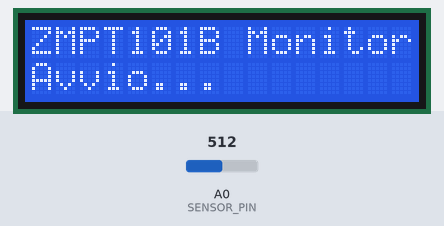
The sketch below on a simulated Arduino Uno, built with avr-gcc and run on an emulated ATmega328P. Parts: 16×2 character LCD. Inputs (shaded band) come from the test bench; at power-on: A0 (SENSOR_PIN) = 512. What the sketch prints to the serial monitor is not drawn.

Above: at 0.1 s.
At 1.3 s:
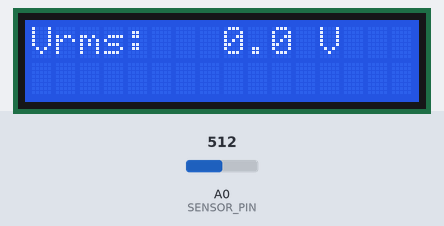

The sketch:

Misuratore_VRete_LCD.ino
```cpp
/*
  ZMPT101B - Misura tensione RMS di rete (demo, Serial Plotter + LCD)
  ------------------------------------------------
  Il modulo ZMPT101B e' un trasduttore di tensione isolato (trasformatore
  di precisione, rapporto 1000:1000) che riporta la sinusoide di rete
  (tipicamente 80-250V AC) a un segnale piccolo e sicuro, centrato a
  Vcc/2, leggibile da un ingresso analogico.

  Collegamenti:
    - Blocco morsetti (lato primario) -> Fase (L) e Neutro (N) di rete.
      ATTENZIONE: qui c'e' tensione di rete. Vedi avvertenze in fondo.
    - VCC  -> 5V Arduino
    - GND  -> GND Arduino
    - OUT  -> A0

  Il trimmer sul modulo regola il guadagno: si usa in fase di calibrazione
  per far rientrare l'uscita nel range dell'ADC e per allineare la lettura
  a un multimetro di riferimento.

  Display LCD 2x16 via I2C:
    - VCC -> 5V, GND -> GND, SDA -> A4, SCL -> A5 (pin fissi su Arduino Uno/Nano)
    - Libreria richiesta: "LiquidCrystal I2C" (di Frank de Brabander),
      installabile da Library Manager nell'IDE Arduino.
    - L'indirizzo I2C piu' comune e' 0x27; alcuni moduli usano 0x3F.
      Se lo schermo resta bianco/vuoto, prova a cambiare LCD_ADDR, oppure
      esegui uno sketch "I2C scanner" per trovare l'indirizzo esatto.
*/

//https://github.com/markub3327/LiquidCrystal_I2C
#include <Wire.h>
#include <LiquidCrystal_I2C.h>
const uint8_t LCD_ADDR = 0x27;   // prova 0x3F se lo schermo resta vuoto
LiquidCrystal_I2C lcd(LCD_ADDR, 16, 2);

const int SENSOR_PIN = A0;
const int NUM_SAMPLES = 100;      // quanti campioni (cicli di rete) per "treno"

int buff[NUM_SAMPLES];

void setup() {
  Serial.begin(115200);

  lcd.init();
  lcd.backlight();
  lcd.setCursor(0, 0);
  lcd.print(F("ZMPT101B Monitor"));
  lcd.setCursor(0, 1);
  lcd.print(F("Avvio..."));
  delay(1000);
  lcd.clear();
}

void loop() {
  for (int i = 0; i < NUM_SAMPLES; i++) {
    buff[i] = analogRead(SENSOR_PIN);
    delayMicroseconds(1000);
  }

  int minVal = buff[0];
  int maxVal = buff[0];
  for (int i = 0; i < NUM_SAMPLES; i++) {
    if (buff[i] < minVal) minVal = buff[i];
    if (buff[i] > maxVal) maxVal = buff[i];
  }

  int midpoint = ((maxVal - minVal) / 2) + minVal;
  float sumSq = 0;
  for (int i = 0; i < NUM_SAMPLES; i++) {
    float centered = buff[i] - midpoint;
    sumSq += (float)centered * centered;
  }

  float rmsVal = sqrt( sumSq / NUM_SAMPLES) * 8.42;

  aggiornaDisplay(rmsVal);

  Serial.print(F("Vrms: "));
  Serial.print(rmsVal, 1);
  Serial.println(F(" V"));
  delay(500);
}

void aggiornaDisplay(float val){
  char str[8];
  dtostrf(val, 6, 1, str);
  lcd.setCursor(0, 0);
  lcd.print(F("Vrms:"));
  lcd.print(str);
  lcd.print(F(" V"));
}
```
